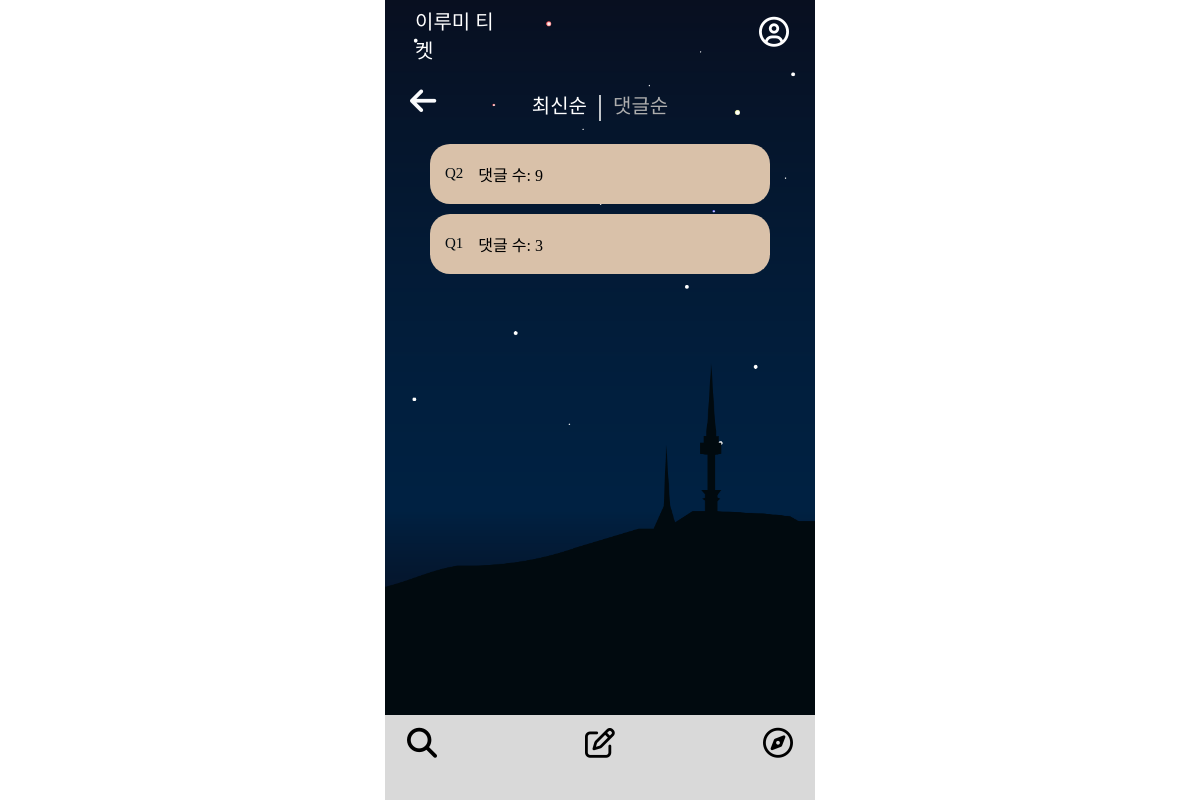
The page /qnapage/qnalistrecent/ on the database its author committed.
### qnapage/models.py (models this page shows, shortened)
class Qna(models.Model):
    title = models.CharField(max_length = 200)
    writer = models.ForeignKey(User, null=False, blank=False, on_delete=models.CASCADE)
    body = models.TextField()
    pub_date = models.DateTimeField()
    def comment_and_reply_count(self):
        return self.qnacomment_set.count() + self.qnacomment_set.aggregate(reply_count=Count('qnareply'))['reply_count']

### qnapage/views.py (the view)
# urls.py: path('qnalistrecent/', qnalistrecent, name="qnalistrecent"),
def qnalistrecent(request):
    qnas = Qna.objects.annotate(comment_count=Count('qnacomment'), reply_count=Count('qnacomment__qnareply')).order_by('-pub_date')
    return render(request, 'qnapage/qnalistrecent.html', {'qnas':qnas})

### qnapage/templates/qnapage/qnalistrecent.html (shortened to what this page needs)
{% extends 'base.html' %}
{% block content %}
<head>
    <link rel="stylesheet" href="/static/css/qna.css">
</head>
<body>
    <div class="wallpaper">
    <div class="backk">
        <a class="back" href="{% url 'mainpage:mainpage' %}"><i class="fa-solid fa-arrow-left" style="color: #FAFBFD;"></i></a>
    </div>
    <div class="buttons">
        <a class="recently2" href="{% url 'qnapage:qnalistrecent' %}">최신순</a>
        <span class="stick">|</span>
        <a class="active2" href="{% url 'qnapage:qnalistpop' %}">댓글순</a>
    </div>
    <div class="qna-list-container">
        <div class="qna-list">
            {% for qna in qnas %}
                <div class="qna-item">
                    <a class="nana" href="{% url 'qnapage:qnadetail' qna.id %}">{{ qna.title }}</a>
                    <span class="comment-reply-count">댓글 수: {{ qna.comment_and_reply_count }}</span>
                </div>
            {% endfor %}
        </div>
    </div>
</div>
<div>
    <nav class="footer-container">
        <ul class="icons">
            <li><a href="{% url 'mainpage:ticketlistnew' %}"><i class="fa-solid fa-magnifying-glass" style="color: #000000;"></i></a></li>
            <li><a href="{% url 'mainpage:new' %}"><i class="fa-regular fa-pen-to-square" style="color: #000000;"></i></a></li>
            <li><a href="{% url 'qnapage:qnalistrecent' %}"><i class="fa-regular fa-compass" style="color: #000000;"></i></a></li>
        </ul>
    </nav>
</div>
</body>
{% endblock %}

### Lumiticket/static/css/base.css (style rules this page uses)
body { display: flex; justify-content: center; align-items: center; width: 100vw; height: 100vh; margin: 0%; }
.wallpaper { position: relative; max-width: 430px; width: 100%; height: 100vh; background-size: cover; background-image: url('image/배경.png'); background-repeat: no-repeat; }
.footer-container { position: absolute; bottom: 0; left: 0; right: 0; margin: 0; padding: 0px 10px; background-color:#D9D9D9; list-style-type: none; height: 85px; }
.icons { list-style: none; display: flex; margin: 0; padding-left: 0; justify-content: space-between; font-size: 30px; }
.icons li { padding: 12px; margin: 0; justify-content: space-between; }

### Lumiticket/static/css/qna.css (style rules this page uses)
.wallpaper { max-width: 430px; width: 100%; height: 100vh; background-size: cover; background-image: url('image/bgimage.png'); background-repeat: no-repeat; overflow: hidden; background-position: center; position: absolute; top: 50%; left: 50%; transform: translate(-50%, -50%); }
.backk { display: flex; position: absolute; justify-content: flex-start; font-size: 30px; list-style-type: none; text-decoration: none; margin-left: 25px; margin-top: 85px; z-index: 10000; }
.buttons { display: flex; align-items: center; position: relative; top: 80px; list-style-type: none; text-decoration: none; justify-content: center; }
.stick { color: white; font-size: 30px; }
.qna-list-container { margin-top: 22%; overflow-y: auto; height: 600px; }
.qna-list { display: flex; flex-direction: column; align-items: center; }
.qna-item { position: relative; background-color: #D9C1A9; width: 340px; height: 60px; border-radius: 20px; color:black; font-family: 'GowunDodum-Regular'; list-style-type: none; text-decoration: none; align-items: center; margin-bottom: 10px; display: flex; }
a.nana { list-style-type: none; text-decoration: none; color:#010A0F; font-size:15px; margin-left:15px; margin-right:15px; align-items: center; }
.footer-container { position: absolute; bottom: 0; left: 0; right: 0; margin: 0; padding: 0px 10px; background-color:#D9D9D9; list-style-type: none; height: 85px; }
.icons { list-style: none; display: flex; margin: 0; padding-left: 0; justify-content: space-between; font-size: 30px; }
.icons li { padding: 12px; margin: 0; justify-content: space-between; }
.recently2 { color:white; font-size: 20px; list-style-type: none; text-decoration: none; font-family: 'GowunDodum-Regular'; margin: 10px; }
.active2 { color: #AEAEAE; font-size: 20px; list-style-type: none; text-decoration: none; font-family: 'GowunDodum-Regular'; margin: 10px; }

### rows shown on the page
Qna: title "Q2", comment_and_reply_count "9"
Qna: title "Q1", comment_and_reply_count "3"
